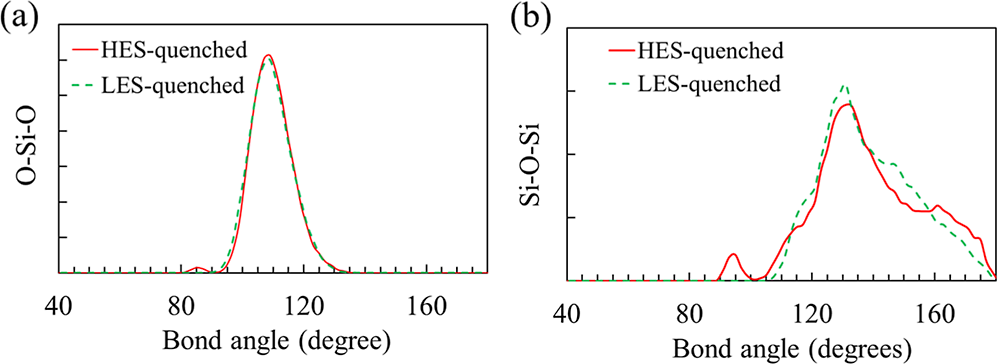
#> input picture 05_doc/dechant_figs/p3_img1.png, 998 x 364 px
$ python digitize_dechant_bad.py
#> lines starting #> are read from the running program, lines starting #| are printed output that depends on the picture; after the words box and inside, x2 and y2 are one past the last pixel; in counts of white or black regions, pixels touching at a corner belong together
#!/usr/bin/env python
"""Dechant JPCC 2026 Fig. 4(b) — Si-O-Si 결합각 분포를 색 분리로 자동 digitize.

논문 그림은 y축 눈금값이 없다. 그래서 **면적 규격화**로 비교한다:
결합각 분포는 ∫P(θ)dθ = 1 이므로, 임의 스케일로 뽑아 면적으로 나누면
우리 데이터(traj_analyze.py 출력, 이미 density=True)와 직접 겹칠 수 있다.

축 보정 (오른쪽 패널, 픽셀):
  x tick  col 67.5=40°, 190=80°, 312.5=120°, 435=160°   (0.32653 deg/px)
  y=0     row 280 (축선).  y 스케일은 임의 → 면적 규격화로 흡수.
"""
import numpy as np
from PIL import Image

IMG = "../05_doc/dechant_figs/p3_img1.png"
COL0, ANG0, DEGPX = 67.5, 40.0, (160 - 40) / (435 - 67.5)
ROW0 = 280.0           # y = 0
TOP = 28.0             # 박스 위쪽 (클리핑용)


def extract(mask, name):
    """열마다 곡선 픽셀의 중앙 행 → (angle, height_px)."""
    xs, ys = [], []
    for c in range(int(COL0), 497):
        rows = np.where(mask[:, c])[0]
        rows = rows[(rows > TOP) & (rows < ROW0)]
        if len(rows) == 0:
            continue
        xs.append(ANG0 + (c - COL0) * DEGPX)
        ys.append(ROW0 - rows.mean())        # 위로 갈수록 큰 값
    xs, ys = np.array(xs), np.array(ys)
    print(f"  {name}: {len(xs)}개 열에서 검출, θ = {xs.min():.1f}~{xs.max():.1f}°")
    return xs, ys


im = np.array(Image.open(IMG).convert("RGB")).astype(int)
right = im[:, im.shape[1] // 2:]
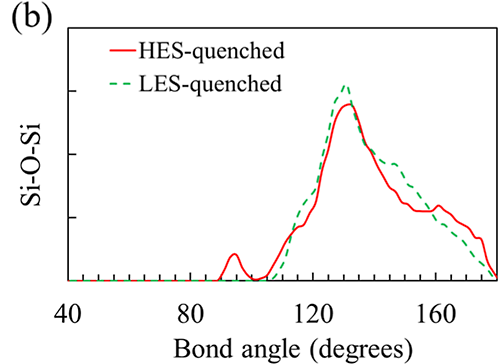
#> right: shape (364, 499, 3) int64; mean R, G, B 245.1, 244.1, 243.7
r, g, b = right[:, :, 0], right[:, :, 1], right[:, :, 2]
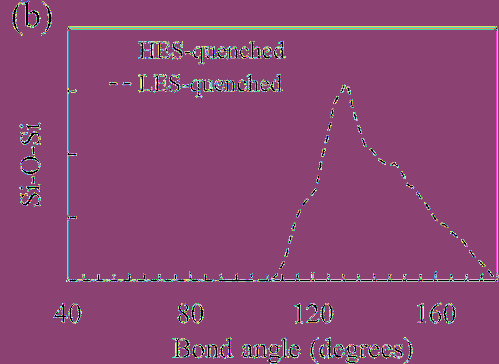
#> r: shape (364, 499) int64; 255 distinct labels, from 0 to 255; one colour per label, 0 black
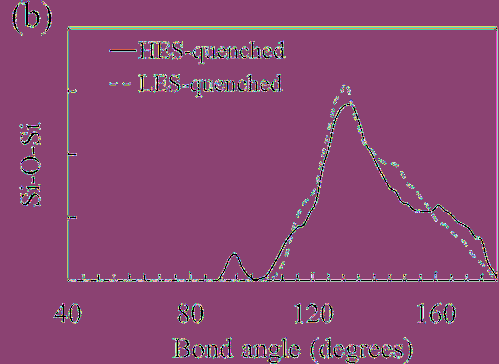
#> g: shape (364, 499) int64; 255 distinct labels, from 0 to 255; one colour per label, 0 black
#> b: shape (364, 499) int64; 255 distinct labels, from 0 to 255
green = (g > 90) & (g > r + 40) & (g > b + 40)      # LES (녹색 점선)
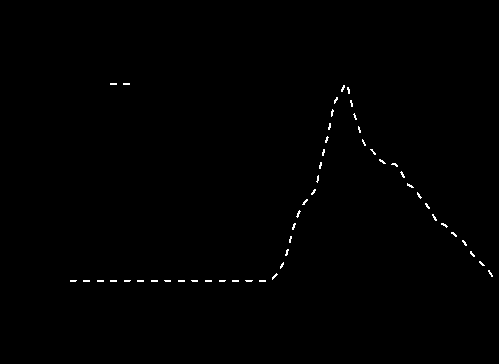
#> green: shape (364, 499) bool; 0.42% white in thin lines or dots, all inside (x1, y1, x2, y2) = (70, 83, 493, 282)
red = (r > 120) & (r > g + 50) & (r > b + 50)       # HES (빨간 실선)
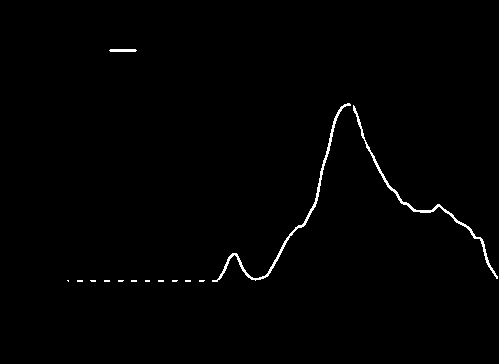
#> red: shape (364, 499) bool; 0.87% white in thin lines or dots, all inside (x1, y1, x2, y2) = (67, 49, 498, 282)

# 범례(좌상단 rows<105, cols<270)를 곡선으로 오인하지 않도록 제거.
# 그 영역은 θ < 100° 에 해당해 실제 Si-O-Si 분포가 존재할 수 없는 구간이기도 하다.
for m in (green, red):
    m[:105, :270] = False
#> this loop made 2 passes

print("digitize:")
xg, yg = extract(green, "LES (녹색 점선)")
#> the loop in extract, `for c in range(int(COL0), 497):` made 430 passes
#> rows on passes 4 to 6: [280, 281], [280, 281], [280, 281]
#> after the loop in extract, `for c in range(int(COL0), 497):`: xs = 161 values from 106.8 to 178.6; ys = 161 values, max 194 at index 62, min 2 at index 0, mean 88.72
#|   LES (녹색 점선): 161개 열에서 검출, θ = 106.8~178.6°
#> xg = 161 values from 106.8 to 178.6; yg has the same summary as ys in extract
#> green: shape (364, 499) bool; 0.4% white in thin lines or dots, all inside (x1, y1, x2, y2) = (70, 85, 493, 282)
xr, yr = extract(red, "HES (빨간 실선)")
#> the loop in extract (call 2), `for c in range(int(COL0), 497):` made 430 passes
#> rows on passes 1, 2, 11: [280], [280, 281], [280, 281]
#|   HES (빨간 실선): 278개 열에서 검출, θ = 88.8~179.9°
#> xr = 278 values from 88.82 to 179.9; yr = 278 values, max 176 at index 130, min 1 at index 0, mean 67.79
#> red: shape (364, 499) bool; 0.83% white in thin lines or dots, all inside (x1, y1, x2, y2) = (67, 103, 498, 282)

# 점선 gap 을 1° 격자로 보간 후 면적 규격화
grid = np.arange(100.0, 180.1, 1.0)
out = [grid]
for x, y, nm in [(xg, yg, "LES"), (xr, yr, "HES")]:
    yi = np.interp(grid, x, y, left=0.0, right=0.0)
    yi = np.clip(yi, 0, None)
    yi /= np.trapezoid(yi, grid)
    out.append(yi)
    mean = np.trapezoid(grid * yi, grid)
    print(f"  {nm}  면적규격화 후 평균각 = {mean:.2f}°   피크 {grid[np.argmax(yi)]:.0f}°")
#> this loop made 2 passes
#> (nm, mean) on passes 1 to 2: ('LES', 138.6), ('HES', 139.8)
#|   LES  면적규격화 후 평균각 = 138.60°   피크 130°
#|   HES  면적규격화 후 평균각 = 139.84°   피크 132°
#> after the loop, out = 3 items

np.savetxt("dechant_bad_digitized.dat", np.c_[tuple(out)],
           header="angle(deg)  P_LES  P_HES   [Dechant JPCC 2026 Fig.4b, 색분리 digitize, 면적규격화]")
print("-> dechant_bad_digitized.dat")
print("\n※ 논문 Table 1 의 average Si-O-Si = 138.5° 와 위 LES 평균을 대조해 digitize 품질을 검증할 것.")

$ run again, with 05_doc/dechant_figs/p2_img0.png copied over 05_doc/dechant_figs/p3_img1.png
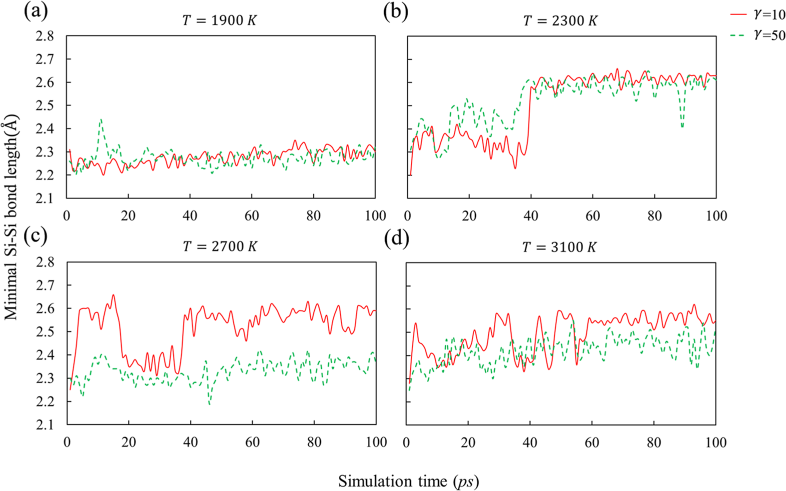
#> input picture 05_doc/dechant_figs/p2_img0.png, 1572 x 982 px (shown at 1/2 size)
#> r: shape (982, 786) int64; 255 distinct labels, from 0 to 255
#> `r, g, b = right[:, :, 0], right[:, :, 1], right[:, :, 2]`:
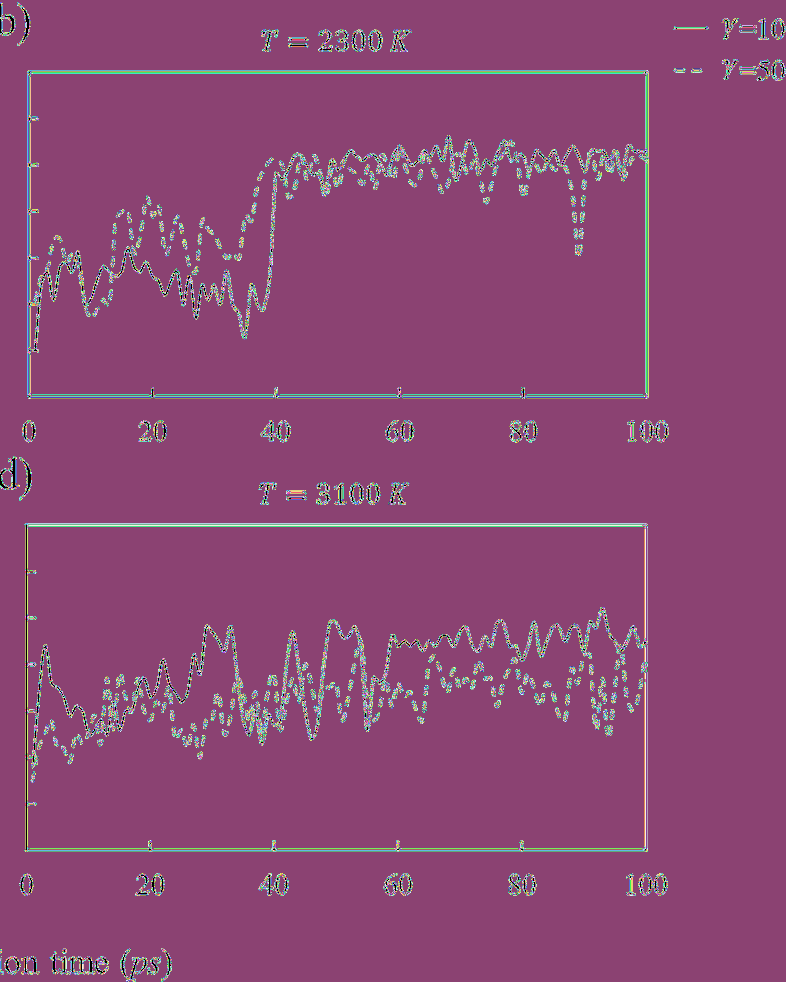
#> g: shape (982, 786) int64; 255 distinct labels, from 0 to 255; one colour per label, 0 black
#> b: shape (982, 786) int64; 255 distinct labels, from 0 to 255
#> green: shape (982, 786) bool; 0.85% white in thin lines or dots, all inside (x1, y1, x2, y2) = (31, 69, 702, 782)
#> `red = (r > 120) & (r > g + 50) & (r > b + 50)`:
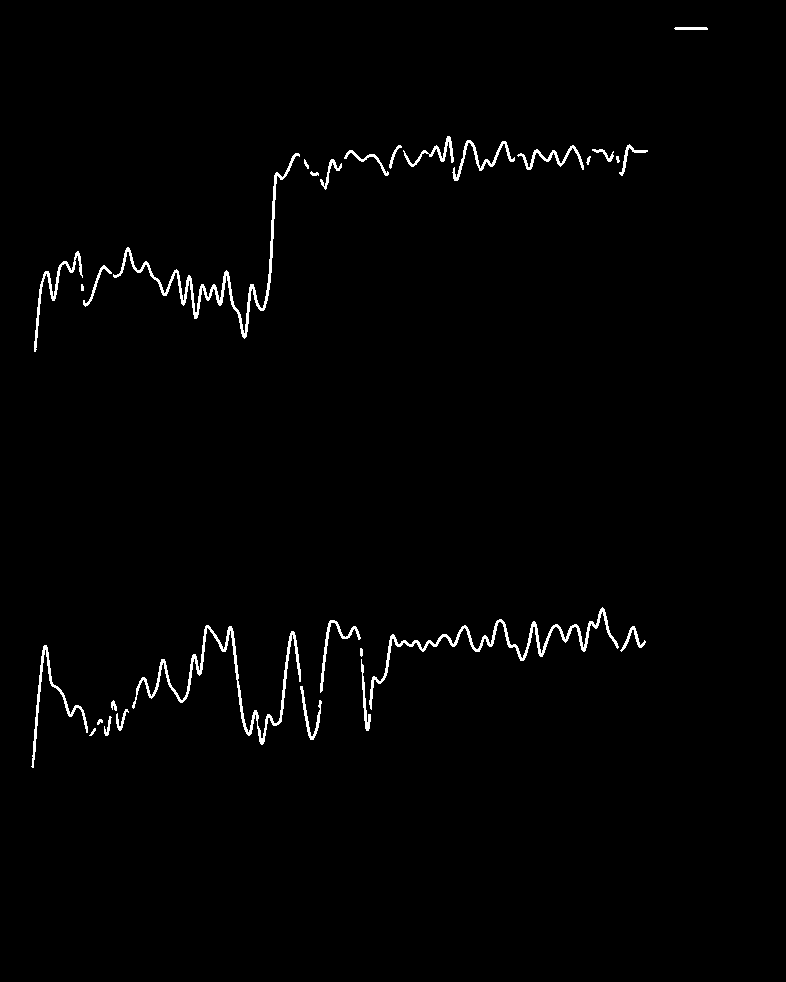
#> red: shape (982, 786) bool; 1.3% white in thin lines or dots, all inside (x1, y1, x2, y2) = (31, 27, 708, 768)
#> the loop `for m in (green, red):` made 2 passes
#> the loop in extract, `for c in range(int(COL0), 497):` made 430 passes
#> rows on passes 1 to 3: [259, 260], [257, 258, 259, 260, 261], [255, 256, 257, 258, 259, 260]
#> after the loop in extract, `for c in range(int(COL0), 497):`: xs = 336 values from 39.84 to 179.9; ys = 336 values, max 130.5 at index 253, min 1.5 at index 10, mean 81.67
#|   LES (녹색 점선): 336개 열에서 검출, θ = 39.8~179.9°
#> xg = 336 values from 39.84 to 179.9; yg has the same summary as ys in extract
#> the loop in extract (call 2), `for c in range(int(COL0), 497):` made 430 passes
#> rows on passes 1 to 3: [262, 263, 264, 265, 266, 267], [264, 265, 266, 267, 268, 269], [266, 267, 268, 269, 270, 271]
#|   HES (빨간 실선): 320개 열에서 검출, θ = 39.8~179.9°
#> xr = 320 values from 39.84 to 179.9; yr = 320 values, max 141.5 at index 271, min 1 at index 77, mean 83.48
#> the loop `for x, y, nm in [(xg, yg, "LES"), (xr, yr, "HES")]:` made 2 passes
#> (nm, mean) on passes 1 to 2: ('LES', 139.9), ('HES', 143.8)
#> (printed output is left out)
#> after the loop `for x, y, nm in [(xg, yg, "LES"), (xr, yr, "HES")]:`: out = 3 items
